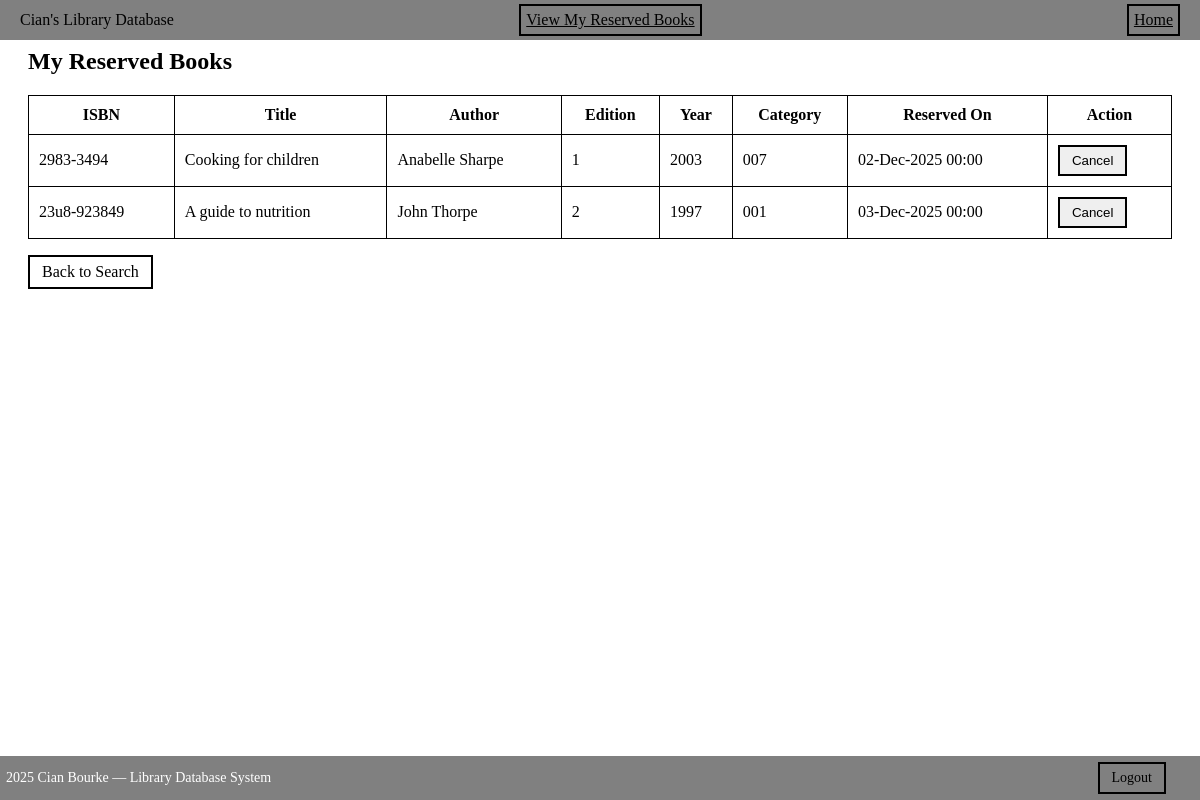
Screenshot of /Reserve.php (signed in) with the database file from the repository.
### tables this page shows
CREATE TABLE `reservedbooks` (
  `reservationID` int(11) NOT NULL,
  `Username` varchar(50) DEFAULT NULL,
  `ISBN` varchar(13) DEFAULT NULL,
  `reservation_date` date DEFAULT curdate()
);

CREATE TABLE `books` (
  `ISBN` varchar(13) NOT NULL,
  `BookTitle` varchar(200) NOT NULL,
  `Author` varchar(100) DEFAULT NULL,
  `Edition` varchar(100) DEFAULT NULL,
  `Book_Year` int(11) DEFAULT NULL,
  `CategoryID` varchar(10) DEFAULT NULL,
  `reserved` char(1) DEFAULT 'N'
);

### Reserve.php (the view, shortened to what this page needs)
<?php
include 'Header.php';
$mysqli = new mysqli("localhost", "root", "", "assignmentproject");
$username = $_SESSION['username'];
$reserved = $mysqli->query("
    SELECT b.ISBN, b.BookTitle, b.Author, b.Edition, b.Book_Year, b.CategoryID, r.reservation_date
    FROM reservedbooks r
    JOIN books b ON r.ISBN = b.ISBN
    WHERE r.username = '$username'
");
?>
<!DOCTYPE html>
<html>
<head>
</head>
<body>
<h2>My Reserved Books</h2>
<?php if ($reserved && $reserved->num_rows > 0): ?>
    <table>
        <tr>
            <th>ISBN</th>
            <th>Title</th>
            <th>Author</th>
            <th>Edition</th>
            <th>Year</th>
            <th>Category</th>
            <th>Reserved On</th>
            <th>Action</th>
        </tr>
        <?php while ($row = $reserved->fetch_assoc()): ?>
            <tr>
                <td><?php echo htmlspecialchars($row['ISBN']); ?></td>
                <td><?php echo htmlspecialchars($row['BookTitle']); ?></td>
                <td><?php echo htmlspecialchars($row['Author']); ?></td>
                <td><?php echo htmlspecialchars($row['Edition']); ?></td>
                <td><?php echo htmlspecialchars($row['Book_Year']); ?></td>
                <td><?php echo htmlspecialchars($row['CategoryID']); ?></td>
                <td><?php echo date("d-M-Y H:i", strtotime($row['reservation_date'])); ?></td>
                <td>
                    <form method="post" action="Reserve.php" style="display:inline;">
                        <button type="submit" class="btn">Cancel</button>
                    </form>
                </td>
            </tr>
        <?php endwhile; ?>
    </table>
<?php else: ?>
    <p>You have not reserved any books yet.</p>
<?php endif; ?>
<p><a href="Search.php" class="btn">Back to Search</a></p>
</body>
</html>
<?php include 'Footer.php'; ?>

### Reserve.php (style rules this page uses)
body { background-color: white; padding: 20px; }
table { width: 100%; border-collapse: collapse; background: white; }
th, td { padding: 10px; border: 1px solid black; }
th { background: white; }
.btn { padding: 6px 12px; color: white; cursor: pointer; text-decoration: none; border: 2px solid black; display: inline-block; color: black; }

### rows the page displays
reservedbooks: ISBN.ISBN "2983-3494", ISBN.BookTitle "Cooking for children", ISBN.Author "Anabelle Sharpe", ISBN.Edition "1", ISBN.Book_Year "2003", ISBN.CategoryID "007", reservation_date "02-Dec-2025 00:00"
reservedbooks: ISBN.ISBN "23u8-923849", ISBN.BookTitle "A guide to nutrition", ISBN.Author "John Thorpe", ISBN.Edition "2", ISBN.Book_Year "1997", ISBN.CategoryID "001", reservation_date "03-Dec-2025 00:00"
